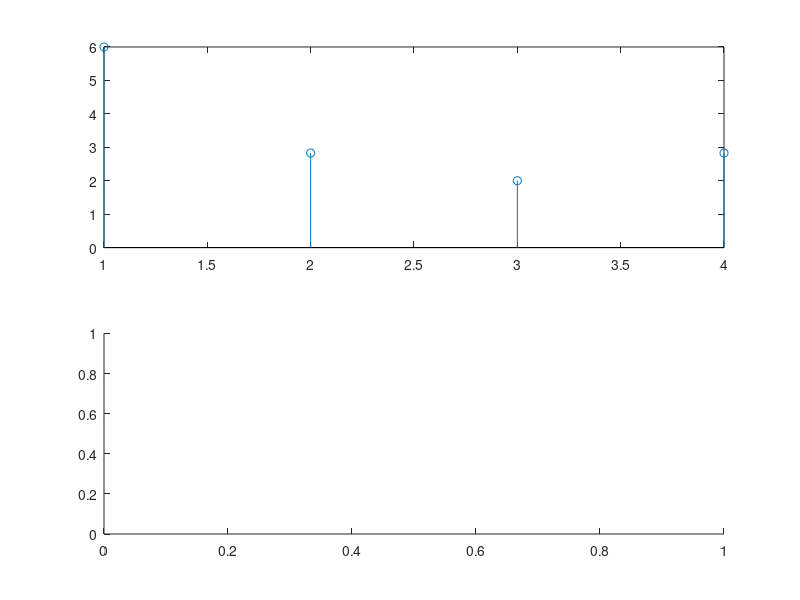

Write MATLAB code to recreate this figure. (Note: this script raises an error after producing the figure.)
clc
clear all;
a = [0 1 2 3];
N=length(a);
X=zeros(1,N);
for k = 0:N-1
    for n=0:N-1
        X(k+1) = X(k+1)+a(n+1)*exp(-(1i *2 * pi * k *n)/N);
    end
end
disp('DFT Coefficients: ');
disp(X);
subplot(2,1,1)
z=abs(X);
stem(z)
subplot(2,1,2)
p=phase(X);
plot(X)